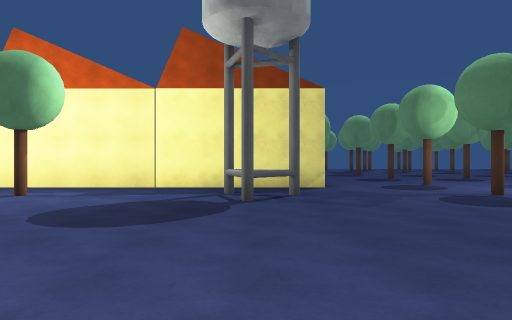
[1] (above)

24 first-person views from a walk through a 3-D level made in the Unity game engine. The camera is 1.4 m above the floor, looks level and sees 70° across. The floor is counted in squares, 2 m on a side. Each view is taken from the middle of a square. On the plan, view 1 faces up. The plan holds only what a view shows up to about 11 squares ahead; the rest is blank. The place goes on beyond the plan. The player is left out. Surface patterns are stand-ins for the level's own textures.

[2]
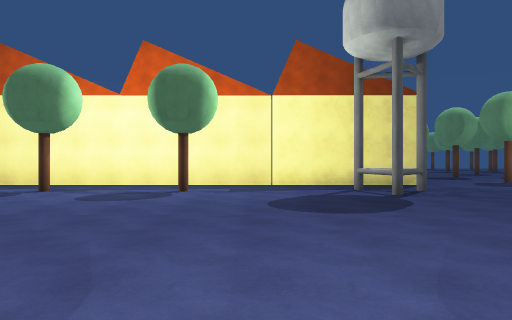

[3]
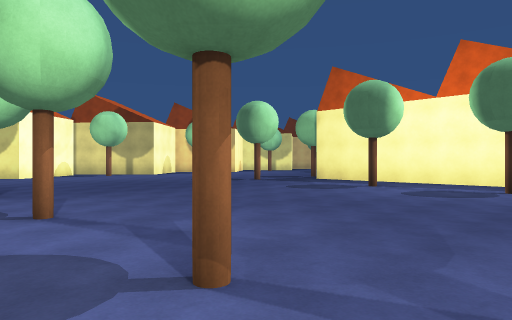

[4]
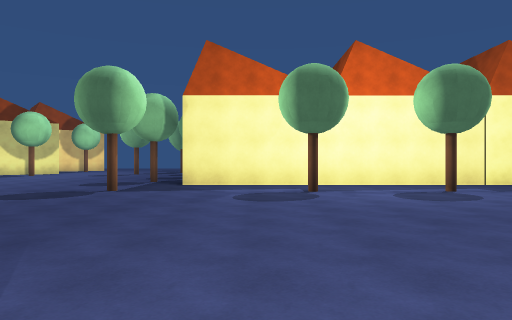

[5]
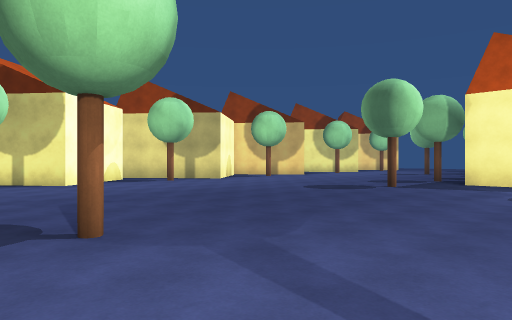

[6]
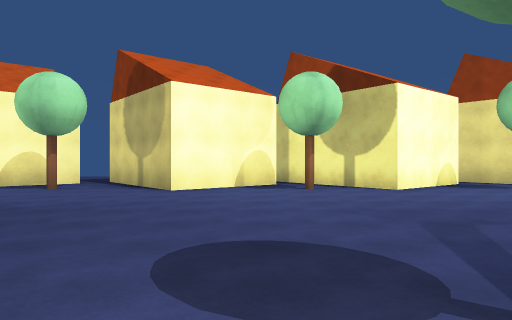

[7]
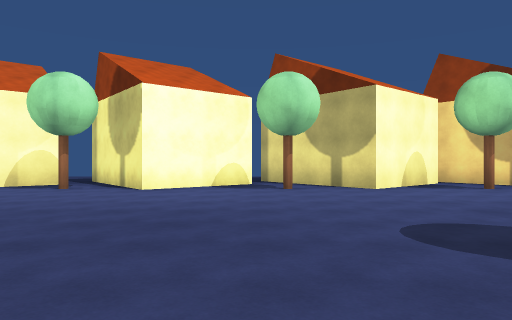

[8]
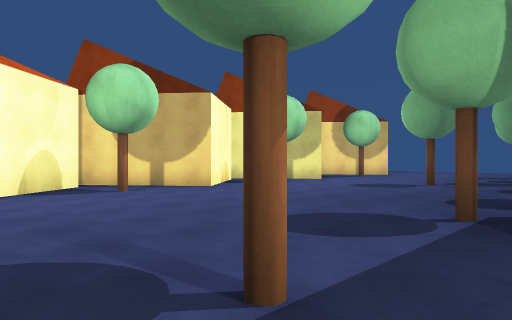

[9]
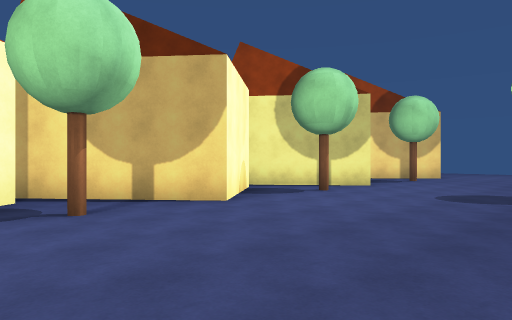

[10]
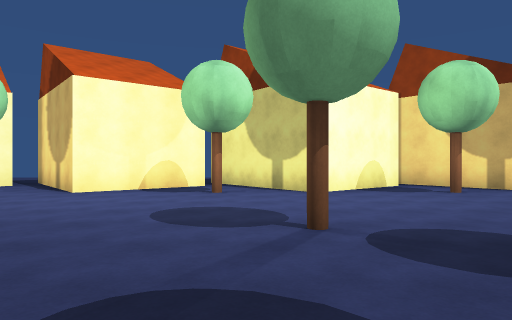

[11]
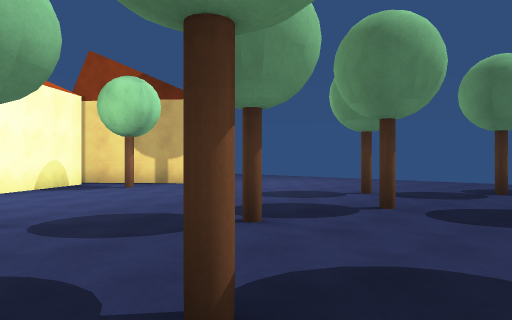

[12]
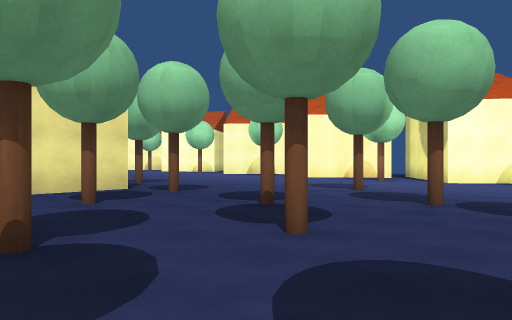

[13]
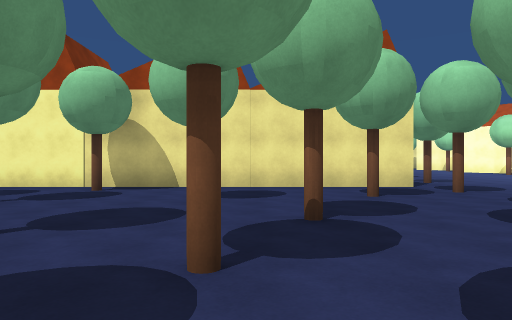

[14]
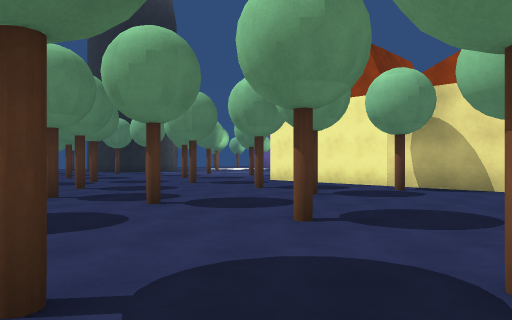

[15]
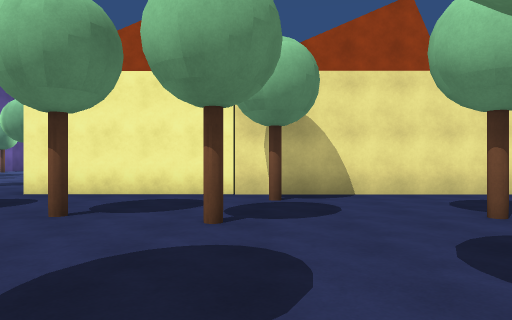

[16]
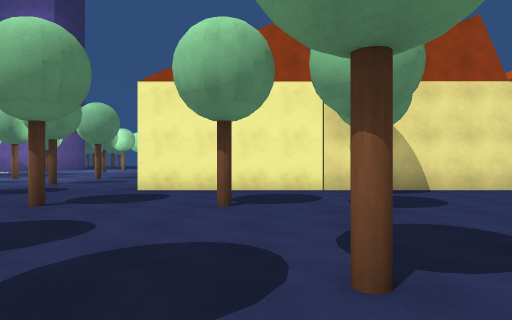

[17]
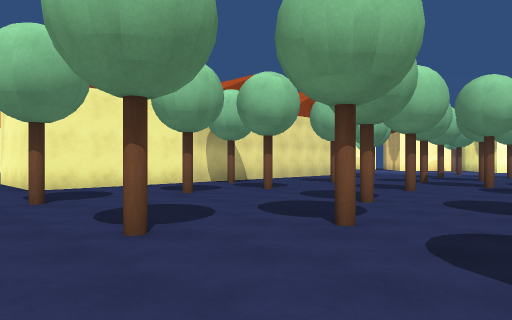

[18]
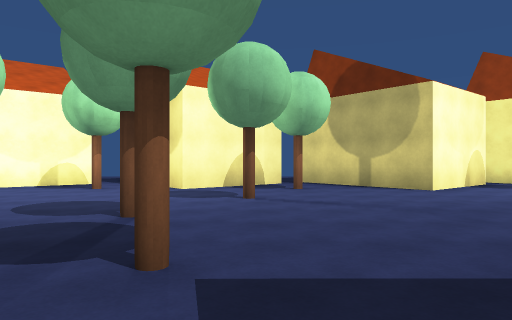

[19]
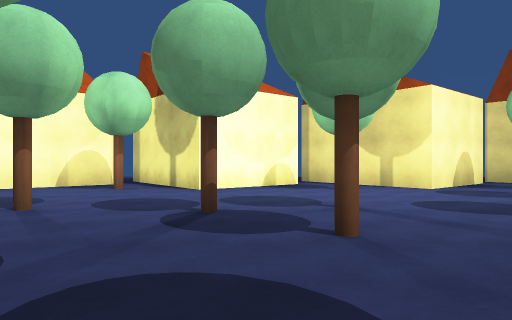

[20]
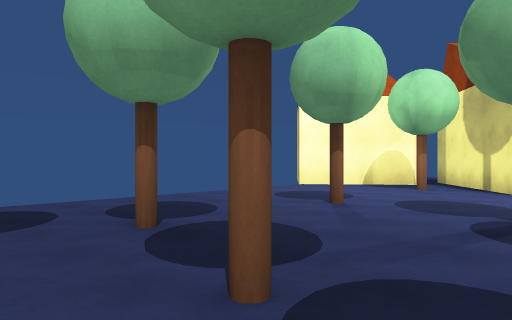

[21]
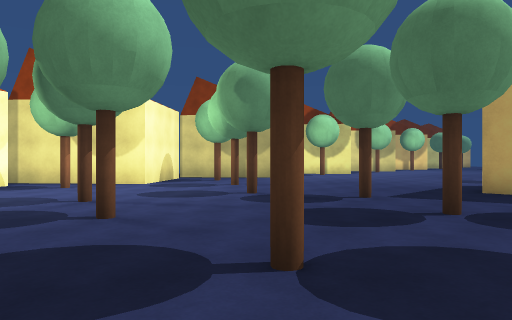

[22]
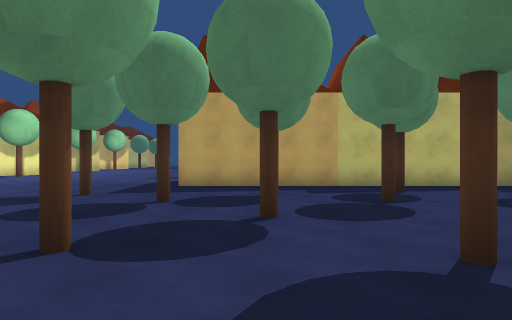

[23]
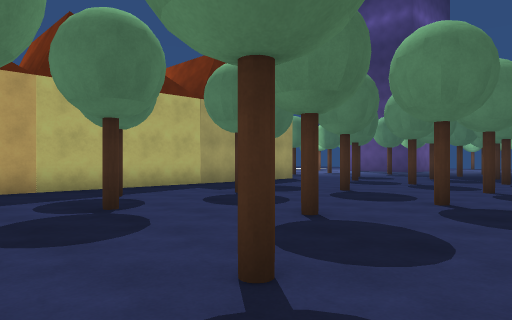

[24]
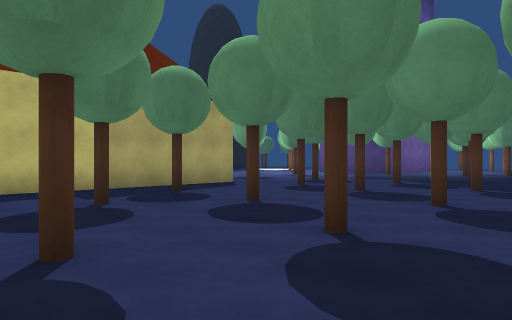

### Floor plan
Key: @ floor where view 1 was taken; # wall or solid block; . floor; C grey cylinder.
Columns run from 22 left of view 1 to 4 right of it. Each row starts with its distance up from view 1.
 22  ##. .......   .       .. .
 21 ##........#... ..#........
 20 #..#...........#......#....
 19 ##.......#..#.....#.#...#..
 18  ##...........#............
 17  ###...#...#...............
 16 ##.................#......
 15 #..#.........#..#....#..#.
 14  #.........#.......#.......
 13  ##........................
 12   ##.......#############...
 11 ###........#############...
 10 #..#.......#############...
  9 .#.........................
  8  ##........................
  7   ##......#...#..#....C....
  6  ##........................
  5  #.#.......................
  4  #........................
  3  ##......................
  2   ##.....................
  1  ###..................
  0  #..................  @
 -1  ..#.......#..#..#..
 -2  ##.......... . .. .
 -3   #........
 -4   ##.......
 -5  ##........
 -6  #.........#############
 -7  ..#.....................
 -8  #...#..........#....#....
 -9  ##.......#..#....#.....#.
-10  ###...#...#...#....#......
-11 ##......................#..
-12 #..#.........#...#.........
-13  #.....#.#.#...#...#..#..#.
-14  ##......................
-15   ##...#...# . .. ..
-16  ##...........
-17  #.#...#.....
-18 ##........#.
-19  ##.........
-20   ##........
-21    #

Where each view was taken, in squares from view 1:
view 1: 0 up, 0 right, facing up
view 2: 1 down, 3 left, facing up
view 3: 2 down, 3 left, facing up-left
view 4: 1 down, 9 left, facing up
view 5: 2 down, 8 left, facing up-left
view 6: 2 down, 10 left, facing left
view 7: 4 up, 10 left, facing left
view 8: 6 up, 11 left, facing up-left
view 9: 8 up, 14 left, facing up-left
view 10: 16 up, 11 left, facing left
view 11: 16 up, 10 left, facing up-left
view 12: 21 up, 7 left, facing down-left
view 13: 22 up, 7 left, facing down
view 14: 22 up, 7 left, facing down-right
view 15: 20 up, 3 left, facing down
view 16: 21 up, 1 left, facing down
view 17: 22 up, 4 right, facing down-left
view 18: 8 down, 10 left, facing left
view 19: 14 down, 10 left, facing left
view 20: 14 down, 10 left, facing down-left
view 21: 15 down, 9 left, facing up-left
view 22: 16 down, 9 left, facing up
view 23: 15 down, 9 left, facing up-right
view 24: 15 down, 6 left, facing up-right
